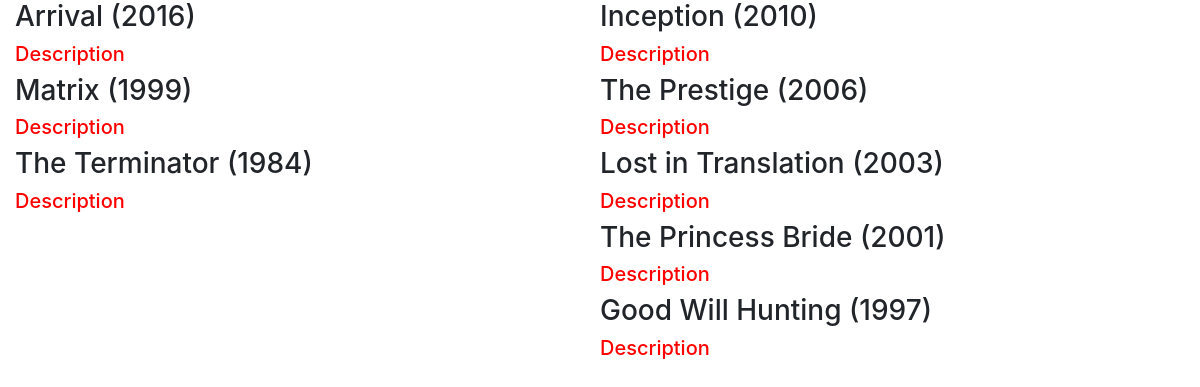
Screenshot of /mysql/index.php with the database file from the repository.
### tables this page shows
CREATE TABLE IF NOT EXISTS `movie` (
  `id` int(11) NOT NULL AUTO_INCREMENT,
  `title` varchar(512) NOT NULL,
  `description` text DEFAULT NULL,
  `tech_info` text DEFAULT NULL,
  `poster` varchar(512) DEFAULT NULL,
  `year` int(4) DEFAULT NULL,
  `producer` varchar(50) DEFAULT NULL,
  `active` tinyint(1) NOT NULL DEFAULT 0,
  PRIMARY KEY (`id`),
  KEY `movie_active_idx` (`active`)
);

### mysql/index.php (the view, shortened to what this page needs)
<?php
$db = new mysqli('localhost','root','','lokalny1',3307);
$db-> set_charset('utf-8');
$query = "SELECT * FROM movie where active=1 order by year desc LIMIT 5";
$query2 = "SELECT * FROM movie where active=0 order by year desc LIMIT 5";
$resource = $db->query($query);
$resource2 = $db->query($query2);
$movies = [];
$movies2 = [];
while ( $row = $resource->fetch_assoc() ) {
    $movies[] = $row;
}
while ( $row = $resource2->fetch_assoc() ) {
    $movies2[] = $row;
}
?>
<!DOCTYPE html>
<html lang="en">
<head>
    <link rel="stylesheet" href="https://stackpath.bootstrapcdn.com/bootstrap/4.3.1/css/bootstrap.min.css">
 </head>
<body>
<div class="container-fluid row">
	<div class="col">
		<?php foreach ($movies as $movie): ?>
		    <h3><?= $movie['title'] ?> (<?= $movie['year']  ?>)</h3>
		    <h5 data-toggle="collapse" style="color: red;" data-target="#movie-<?= $movie['id']  ?>">Description</h5>
		<?php endforeach; ?>
	</div>
	<div class="col">
		<?php foreach ($movies2 as $movie): ?>
		    <h3><?= $movie['title'] ?> (<?= $movie['year']  ?>)</h3>
		    <h5 data-toggle="collapse" style="color: red;" data-target="#movie-<?= $movie['id']  ?>">Description</h5>
		<?php endforeach; ?>
	</div>
</div>
</body>
</html>

### rows the page displays
movie: title "Arrival", year "2016"
movie: title "Matrix", year "1999"
movie: title "The Terminator", year "1984"
movie: title "Inception", year "2010"
movie: title "The Prestige", year "2006"
movie: title "Lost in Translation", year "2003"
movie: title "The Princess Bride", year "2001"
movie: title "Good Will Hunting", year "1997"
